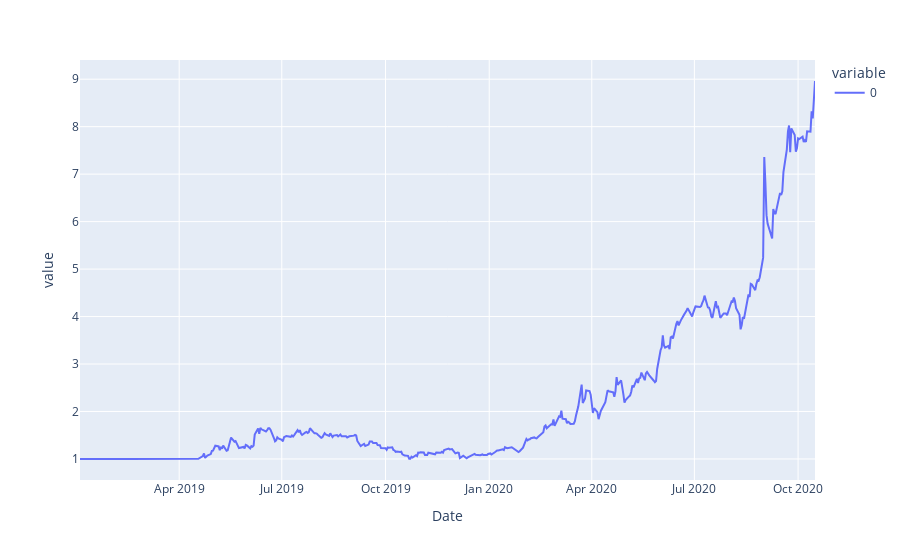

Notebook code cell kept with this figure:
### Code cell
portfolio_performance = ((pd.Series(weights)*prices).sum(axis=1))
(portfolio_performance+1).cumprod().plot()

### Figure 1 — Plotly figure (JSON) as saved in the notebook; plotly's stock layout.template omitted (floating-point values rounded to 4 significant figures; data arrays with more than 128 entries replaced by an {"elided": "..."} marker saying what was removed)
{"data": [{"hovertemplate": "variable=0<br>Date=%{x}<br>value=%{y}<extra></extra>", "legendgroup": "0", "line": {"color": "#636efa", "dash": "solid"}, "mode": "lines", "name": "0", "orientation": "v", "showlegend": true, "type": "scatter", "x": {"elided": "452 str values"}, "xaxis": "x", "y": {"elided": "452 float values"}, "yaxis": "y"}], "layout": {"legend": {"title": {"text": "variable"}, "tracegroupgap": 0}, "margin": {"t": 60}, "xaxis": {"anchor": "y", "domain": [0, 1], "title": {"text": "Date"}}, "yaxis": {"anchor": "x", "domain": [0, 1], "title": {"text": "value"}}}}
